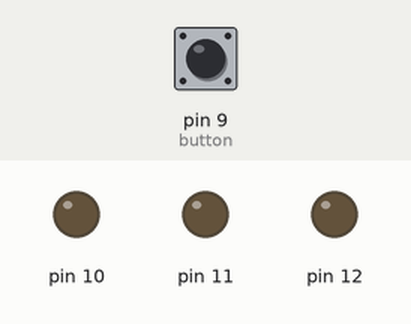
The sketch below on a simulated Arduino Uno, built with avr-gcc and run on an emulated ATmega328P. Shown: output pins drawn as LEDs (lit = HIGH). The test bench sets the inputs (shaded band); at power-on: pin 9 (button) LOW.

Above: at 1.2 s.
1.3 s: pin 9 (button) pulled HIGH for 0.15 s
At 1.6 s:
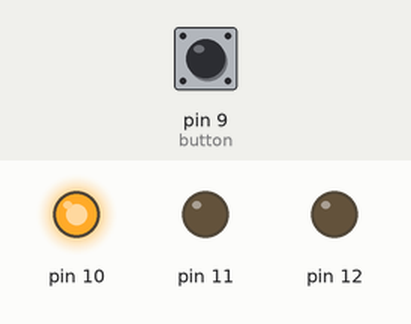
4.4 s: pin 9 (button) pulled HIGH for 1 s
At 5.9 s:
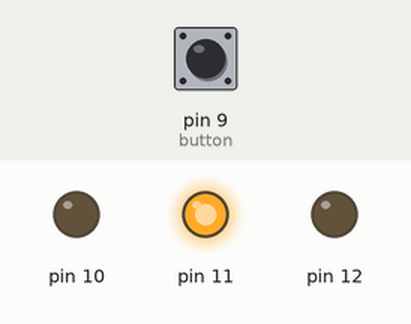
8.4 s: pin 9 (button) pulled HIGH for 3.2 s
At 10.9 s:
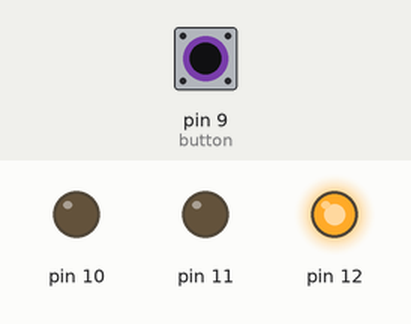
Timing chart, 0 to 15.9 s (numbered marks = the images above; inputs shaded):
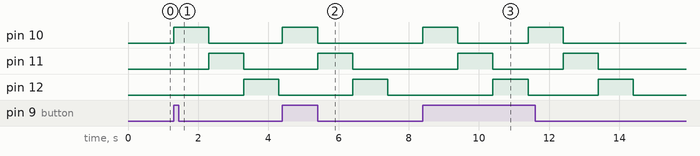

Measured:
- after the input at 1.3 s, pin 10: LOW → HIGH at once, → LOW 1.0 s later; pin 11: LOW → HIGH after 1.0 s, → LOW 1.0 s later; pin 12: LOW → HIGH after 2.0 s, → LOW 1.0 s later
- after the input at 4.4 s, pin 10: LOW → HIGH at once, → LOW 1.0 s later; pin 11: LOW → HIGH after 1.0 s, → LOW 1.0 s later; pin 12: LOW → HIGH after 2.0 s, → LOW 1.0 s later
- after the input at 8.4 s, pin 10: alternates HIGH for 1.0 s and LOW for 2.0 s, 4 changes in all, then stays LOW, starting at once; pin 11: alternates HIGH for 1.0 s and LOW for 2.0 s, 4 changes in all, then stays LOW, starting after 1.0 s; pin 12: alternates HIGH for 1.0 s and LOW for 2.0 s, 4 changes in all, then stays LOW, starting after 2.0 s

The sketch:

Write_3Hi_Lo.ino
```cpp
// Kyle Cullen was here.
// Jon Hallowell
// Mike Nowak

void setup() {
  // set digital pin 13 as output
  pinMode(9,INPUT);
  pinMode(10,OUTPUT);
  pinMode(11,OUTPUT);
  pinMode(12,OUTPUT);
}

void loop() {
  if(digitalRead(9)==HIGH)  //checks for button press
  {
    // put your main code here, to run repeatedly:
    digitalWrite(10,HIGH);  //sets the digital pin 10 high
    delay(1000);            //waits 1s
    digitalWrite(10,LOW);   //sets digital pin 10 low
    digitalWrite(11,HIGH);  //sets the digital pin 11 high
    delay(1000);            //waits 1s
    digitalWrite(11,LOW);   //sets digital pin 11 low
    digitalWrite(12,HIGH);  //sets the digital pin 12 on
    delay(1000);            //waits 1s
    digitalWrite(12,LOW);   //sets digital pin 12 low
  }
  else
  {
    digitalWrite(10,LOW);   //sets digital pin 10 low
    digitalWrite(11,LOW);   //sets digital pin 11 low
    digitalWrite(12,LOW);   //sets digital pin 12 low
  }

}
```
